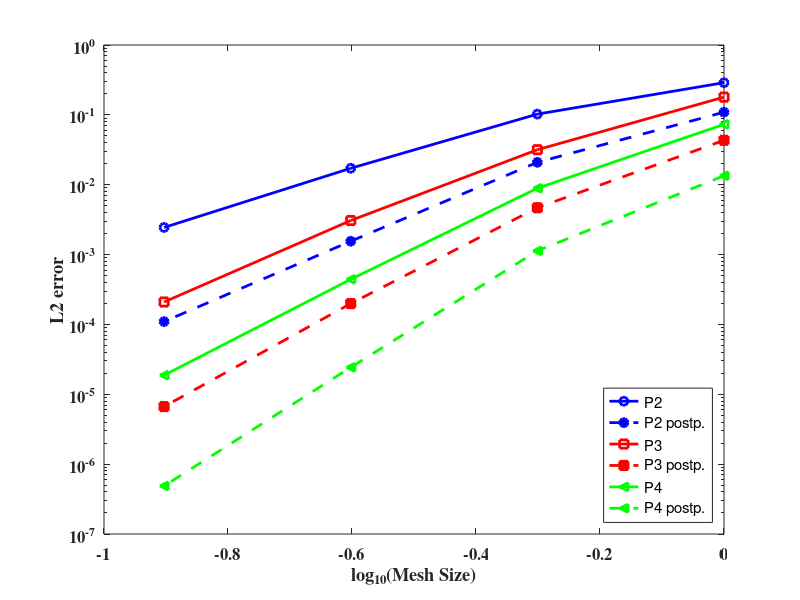

Recreate this plot in MATLAB.


function convergencePlots

% % errors = [0.017186	0.0030728	0.00044206
% %     0.0024447	0.00020942	1.8759e-05
% %     0.00031798	1.3653e-05	6.2886e-07
% % ];
% % 
% % errorspost = [0.001552	0.00019875	2.4251e-05
% %     0.00010981	6.6628e-06	4.8759e-07
% %     7.9986e-06	2.3147e-07	1.6103e-08
% % ];

% clc
% clear all

% clc
% errors=[0.12703  0.033203  0.0083383
%         0.0050554  0.00068354  8.4627e-05 
%          2.2896e-14   1.2462e-12  2.6792e-14 
%           8.7854e-14   9.0695e-11  1.8113e-13 ];
%     
%     
% errorspost=[ 0.08286  0.01998   0.0048694
%              0.0022305  0.00019082  1.6696e-05 
%              9.1186e-15  2.4952e-13 1.7243e-14 
%               2.2385e-14  1.891e-11 4.767e-14 ];
% clc

%%%% Diffrent analytical soln x=0.2 poly order 6 !! 
% % errors=[5.027  1.7356  0.47061 0.11963
% %          1.1234   0.19214  0.025706 0.0032433
% %           0.12306   0.01115  0.00077427 4.9792e-05
% %            0.0070044   0.00031267 1.6054e-05  1.1254e-05];
% %     
% %     
% % errorspost=[2.0605  0.66165 0.15864 0.037912
% %             0.3708  0.050392  0.0043702 0.00036934
% %             0.066323   0.0032563  0.0001441  1.2878e-05
% %              0.005374   0.00010426  1.1488e-05 1.1248e-05];

clc        
%%%% Diffrent analytical soln          
% % errors=[13.9833  5.1477 1.4696 0.37861 
% %          4.1408  0.79377 0.10867 0.013874 
% %           0.69202 0.070528  0.0047589  0.00030091
% %              0.060494  0.0032747  0.00011537  1.0086e-05];
% %     
% %     
% % errorspost=[4.5401  1.5859  0.38935  0.092293 
% %              1.0033  0.16373  0.015054 0.0012763 
% %               0.22751  0.014776  0.00067043 3.0804e-05
% %                 0.033176  0.00075169  1.8727e-05  9.4254e-06];
            
 
%%% x=0.1875 poly order 6 with high diffreence in viscosity !!
% % errors=[27.9061  10.2825   2.9361  0.75646 
% %         8.4315   1.5867  0.21713  0.030074 
% %           1.4372  0.14105  0.0095089   0.00060099  
% %            0.12672  0.0065501  0.00022977  7.9126e-06];
% %     
% %     
% % errorspost=[9.1131  3.1669  0.77746   0.18428
% %             2.0231   0.32699  0.030074 0.0025481
% %              0.45863  0.029531  0.0013393  5.8622e-05 
% %               0.066654  0.0015026  3.2676e-05 3.3384e-06 ];
          
%%% x=0.1875 poly order 6 with high diffreence in viscosity !!
% % errors=[ 
% %         8.4315   1.5867  0.21713  
% %           1.4372  0.14105  0.0095089   
% %            0.12672  0.0065501  0.00022974 ];
% %     
% %     
% % errorspost=[
% %             2.0231   0.32699  0.030074
% %              0.45863  0.029532  0.0013393   
% %               0.066654  0.0015027  3.2485e-05 ];


% % %%% x=0.1875 poly order 6 with slight difference in vscosity
% % 
% % errors=[40.3146  14.2508 4.028 1.0354 
% %          11.8309  2.1699  0.29585  0.037761
% %           2.3001  0.19525  0.012977 0.00082055
% %            0.2491  0.009704 0.00032441 1.0295e-05 ];
% %     
% %     
% % errorspost=[15.3485  4.6059 1.1141  0.26503
% %             3.3204  0.46114  0.041758  0.0035089
% %              0.68902  0.040426  0.0018247 7.9745e-05 
% %               0.095479  0.0020882 4.4578e-05  9.6285e-07];
% %           
%%% x=0.1875 poly order 6 with slight difference in vscosity

% % errors=[
% %          11.8309  2.1699  0.29585  0.037761
% %           2.3001  0.19525  0.012977 0.00082055
% %            0.2491  0.009704 0.00032441 1.0295e-05 ];
% %     
% %     
% % errorspost=[
% %             3.3204  0.46114  0.041758  0.0035089
% %              0.68902  0.040426  0.0018247 7.9745e-05 
% %               0.095479  0.0020882 4.4578e-05  9.6285e-07];
          

% % errors=[0.17438  0.027527  0.0036272  0.00045776
% %          0.0232  0.0017092  0.0001135   7.182e-06
% %           0.0015927  5.2962e-05   1.7391e-06  5.5443e-08 ];
% %     
% %     
% % errorspost=[0.059139  0.0071835   0.0006191  5.226e-05
% %              0.01013  0.00046841 2.0387e-05  8.8807e-07  
% %               0.00076848   1.605e-05  3.3263e-07  7.2147e-09 ];


%%%% final version for linear interface bimaterial problem polynomial
%%%% solution mu1=1 mu2=2.5
          
% % errors=[2.684  0.94011  0.25348  0.064356
% %         0.69426  0.10598  0.013844  0.001747  
% %           0.10018  0.0068613  0.00044767  2.8325e-05 
% %             0.0072442  0.00022304  7.0147e-06   2.259e-07];
% %     
% %     
% % errorspost=[1.2316   0.36564  0.087  0.020829  
% %              0.23848  0.027503  0.0023623  0.00019925  
% %               0.040638  0.0017991    7.7978e-05  3.3961e-06 
% %                 0.0029085  6.3772e-05  1.3595e-06 2.9135e-08 ];
            
            
%%%% final version for curved interface bimaterial problem polynomial
%%%% solution mu1=2 mu2=1           


% % errors=[9.2186  2.6558  0.73702  0.19168  
% %          1.6841  0.35726  0.048844  0.0063078 
% %            0.26593  0.033893  0.0022477 0.00014487 
% %              0.02649   0.0018674  6.3e-05   4.405e-06];
% %     
% %     
% % errorspost=[7.1205   1.7106  0.41437  0.1016 
% %              0.78467   0.087932  0.0068681  0.00053648 
% %               0.10422  0.0055859   0.00022173   8.9483e-06
% %                 0.0082315   0.00020303    3.9602e-06  7.9955e-08 ];

            
%%%% final version for curved interface bimaterial problem complex
%%%% solution mu1=1 mu2=5  r=0.4         


% % errors=[0.87123  0.28066  0.086467  0.023107 
% %          0.31299  0.061476  0.010205   0.0013776 
% %            0.045884  0.016716  0.0014016  9.3085e-05 
% %              0.038106  0.0042785  0.00014758  0.0014143  ];  
% %     
% %     
% % errorspost=[0.29871 0.11152  0.024698  0.0058929 
% %              0.1222  0.014426  0.00083575  5.9597e-05 
% %               0.019616  0.0021228  9.0385e-05   3.0455e-06 
% %                  0.0047207  0.00050451  7.4932e-06  2.5465e-06 ];  
             
             
%%%% final version for curved interface bimaterial problem complex
%%%% solution mu1=1 mu2=5  r=0.41         


% % errors=[ m3p4 0.00014756  m4p4 7.4838e-06]; 
% %     
% %     
% % errorspost= [m3p4 7.6003e-06  m4p4 1.8063e-06  ];
             

%%%% final version for curved interface bimaterial problem complex
%%%% solution mu1=1 mu2=5  r=0.4125         


% % errors=[ 0.30573   0.061382   0.010205    0.0013776 
% %          0.04464   0.016716   0.0014013   9.2741e-05 
% %          0.037589  0.0042772  0.00014754  5.4401e-06 ]; 
% %     
% %     
% % errorspost= [  
% %           0.12114    0.014123    0.00083569   5.9327e-05    
% %           0.019246   0.0021366   9.0289e-05   2.9869e-06  
% %           0.0045992  0.00049361   7.6546e-06  1.3832e-07 ];

%%%% final version for curved interface bimaterial problem complex
%%%% solution mu1=1 mu2=5  r=0.425         

% % 
% % errors=[m4p4 5.4337e-06 m5p4 1.1164e-05  ]; 
% %     
% %     
% % errorspost= [m4p4 1.3547e-07  m5p4   1.4696e-07 ];

%%%% final version for curved interface bimaterial problem complex
%%%% solution mu1=1 mu2=5  r=0.43        


% % errors=[  0.062307   0.010204    0.0013776    0.00017581  
% %           0.016717   0.0014008   9.2728e-05   5.92e-06  
% %           0.0042757  0.00014752  5.4337e-06   1.9702e-07 ]; 
% %     
% %     
% % errorspost= [  0.017088    0.00083561  5.9783e-05   4.5105e-06  
% %                0.0021659   9.0271e-05  2.9934e-06   1.1323e-07 
% %                0.00048016  7.7556e-06  1.3568e-07   5.8723e-09 ];
           
           
%%%% final version for curved interface bimaterial problem complex
%%%% solution mu1=1 mu2=5  r=0.43        


% % errors=[  0.062307   0.010204    0.0013776      
% %           0.016717   0.0014008   9.2728e-05    
% %           0.0042757  0.00014752  5.4337e-06 ]; 
% %     
% %     
% % errorspost= [  0.017088    0.00083561  5.9783e-05   
% %                0.0021659   9.0271e-05  2.9934e-06  
% %                0.00048016  7.7556e-06  1.3568e-07];
             



%% final version for curved interface bimaterial problem 
%% solution mu1=1 mu2=100  r=0.5        

% 
% errors=[ 0.6225    0.1682    0.0430    0.0108  
%          0.0751    0.0098    0.0013    0.0002
%          0.00490102419560172	0.000310401938348694	1.96295981934980e-05	1.24125993996462e-06]; %%row 1 means P1 m1,m2,m3,m4
%     
%     
% errorspost= [ 0.0747    0.0117    0.0016    0.0002 
%            0.00758355286084166	0.000489628256672612	3.11046241387079e-05	1.96968155581470e-06
%            0.000467353169125251	1.60575226298701e-05	5.00578130723136e-07	1.68362456668330e-08];

%% laplace void problem         

% 
% errors=[ 0.10245 0.017186  0.0024447  0.00031797 
%          0.031673  3.0728e-3  2.0943e-4  1.3653e-5 
%            0.0089015  4.4208e-4  1.8759e-5  6.2118e-7]; %%row 1 means P1 m1,m2,m3,m4
%     
%     
% errorspost= [0.020924  0.001552 0.00010981   7.9986e-6 
%               0.0046779 1.9875e-4  6.6628e-6  2.3147e-7 
%                0.0011273  2.425e-5  4.8759e-7  2.4219e-8];

% %% stokes bimat prob
% errors=[ 0.9040    0.3892    0.1975    0.0536
%         0.2811  0.1398   0.0051  6.4508e-04
%          0.0217   0.0024  1.5592e-04   9.9888e-06 ] ;
% 
% 
% 
% errorspost=[ 0.2813    0.1392    0.0058    0.0008
%            0.0341   0.0035   2.3644e-04   1.5557e-05
%              0.0038  1.5763e-04  5.1704e-06   2.0426e-07 ];

%% stokes void prob
% errors=[ 0.15249 0.038558    0.0050339   0.00063783  
%           0.019541 0.0023841  0.00015196  9.602e-06  
%             0.0015841  7.1767e-05   2.2502e-06  7.0841e-08  ] ;
% 
% 
% 
% errorspost=[0.029315 0.0034134   0.00023556    1.5365e-05  
%             0.0034312  0.00015266  5.0096e-06  1.6123e-07  
%             0.00011415  2.9472e-06  5.4405e-08  1.2628e-09  ];

%% Laplace void problem


% errors = [ 0.10245  0.017186	0.0030727	0.00044206
%              0.031675  0.0024447	0.00020942	1.8759e-05
%                    0.0089008   0.00031798	1.3653e-05	6.2886e-07 ];


errors = [0.28882  0.10245   0.017186  0.0024447
0.17945    0.031675  0.0030727  0.00020942
0.073188   0.0089008   0.00044206  1.8759e-05 ] ;





  
% errorspost = [0.020921  0.001552	0.00019875	2.4251e-05
%    0.0046815  0.00010981	6.6628e-06	4.8759e-07
%     0.0011305  7.9986e-06	2.3147e-07	1.6103e-08];

    
errorspost = [ 0.1092     0.020921   0.001552    0.00010981
0.043253   0.0046815  0.00019879   6.6636e-06
0.013436   0.0011305   2.4258e-05   4.8682e-07 ];
             
  
hs = 0.5.^[0 1 2 3];
lerrors = log10(errors);
lerrorspost = log10(errorspost);
lhs = log10(hs);


figure
semilogy(lhs (1,:),errors(1,:),'-bo','LineWidth',2,'MarkerSize',6)
hold on
semilogy(lhs (1,:),errorspost(1,:),'--bo','LineWidth',2,'MarkerEdgeColor','b','MarkerFaceColor','b','MarkerSize',6)
hold on


semilogy(lhs (1,:),errors(2,:),'-rs','LineWidth',2,'MarkerSize',6)
hold on
semilogy(lhs (1,:),errorspost(2,:),'--rs','LineWidth',2,'MarkerEdgeColor','r','MarkerFaceColor','r','MarkerSize',6)
hold on


semilogy(lhs (1,:),errors(3,:),'-g<','LineWidth',2,'MarkerSize',6)
hold on
semilogy(lhs (1,:),errorspost(3,:),'--g<','LineWidth',2,'MarkerEdgeColor','g','MarkerFaceColor','g','MarkerSize',6)
hold on


% semilogy(lhs (1,:),errors(4,:),'-md','LineWidth',3,'MarkerSize',12)
% hold on
% semilogy(lhs (1,:),errorspost(4,:),'--md','LineWidth',3,'MarkerEdgeColor','m','MarkerFaceColor','m','MarkerSize',12)
% hold on

[h]=legend('P2','P2 postp.','P3','P3 postp.','P4','P4 postp.','Location','southeast');
%h=findobj(ax,'type','axis');
%set(h(1), 'visible', 'off')    % Hides the legend's axes (legend border and background)
%set(h,'PlotBoxAspectRatioMode','manual');
%set(h,'PlotBoxAspectRatio',[1.5 1.5 1.5]);
set(h,'FontSize',12)
%set(icons,'FontSize',30)
%set(str,'FontSize',30)
xlabel('log_{10}(Mesh Size)','FontSize',12,'fontname','times','fontweight','bold'), ylabel('L2 error','FontSize',12,'fontname','times','fontweight','bold')
set(gca,'fontsize',12,'fontweight','bold')
set(gca,'fontname','times')
%title('HDG','FontSize',15)
%legend boxoff 


p2slope1=(log10(errors(1,1))-log10(errors(1,2)))/(log10(0.5^1)-log10(0.5^2))
p2slope2=(log10(errors(1,2))-log10(errors(1,3)))/(log10(0.5^2)-log10(0.5^3))
p2slope3=(log10(errors(1,3))-log10(errors(1,4)))/(log10(0.5^3)-log10(0.5^4))

p3slope1=(log10(errors(2,1))-log10(errors(2,2)))/(log10(0.5^1)-log10(0.5^2))
p3slope2=(log10(errors(2,2))-log10(errors(2,3)))/(log10(0.5^2)-log10(0.5^3))
p3slope3=(log10(errors(2,3))-log10(errors(2,4)))/(log10(0.5^3)-log10(0.5^4))

p4slope1=(log10(errors(3,1))-log10(errors(3,2)))/(log10(0.5^1)-log10(0.5^2))
p4slope2=(log10(errors(3,2))-log10(errors(3,3)))/(log10(0.5^2)-log10(0.5^3))
p4slope3=(log10(errors(3,3))-log10(errors(3,4)))/(log10(0.5^3)-log10(0.5^4))

% % p5slope1=(log10(errors(4,1))-log10(errors(4,2)))/(log10(0.5^1)-log10(0.5^2))
% % p5slope2=(log10(errors(4,2))-log10(errors(4,3)))/(log10(0.5^2)-log10(0.5^3))
% % p5slope3=(log10(errors(4,3))-log10(errors(4,4)))/(log10(0.5^3)-log10(0.5^4))

p2postslope1=(log10(errorspost(1,1))-log10(errorspost(1,2)))/(log10(0.5^1)-log10(0.5^2))
p2postslope2=(log10(errorspost(1,2))-log10(errorspost(1,3)))/(log10(0.5^2)-log10(0.5^3))
p2postslope3=(log10(errorspost(1,3))-log10(errorspost(1,4)))/(log10(0.5^3)-log10(0.5^4))

p3postslope1=(log10(errorspost(2,1))-log10(errorspost(2,2)))/(log10(0.5^1)-log10(0.5^2))
p3postslope2=(log10(errorspost(2,2))-log10(errorspost(2,3)))/(log10(0.5^2)-log10(0.5^3))
p3postslope3=(log10(errorspost(2,3))-log10(errorspost(2,4)))/(log10(0.5^3)-log10(0.5^4))

p4postslope1=(log10(errorspost(3,1))-log10(errorspost(3,2)))/(log10(0.5^1)-log10(0.5^2))
p4postslope2=(log10(errorspost(3,2))-log10(errorspost(3,3)))/(log10(0.5^2)-log10(0.5^3))
p4postslope3=(log10(errorspost(3,3))-log10(errorspost(3,4)))/(log10(0.5^3)-log10(0.5^4))

% % p5postslope1=(log10(errorspost(4,1))-log10(errorspost(4,2)))/(log10(0.5^1)-log10(0.5^2))
% % p5postslope2=(log10(errorspost(4,2))-log10(errorspost(4,3)))/(log10(0.5^2)-log10(0.5^3))
% % p5postslope3=(log10(errorspost(4,3))-log10(errorspost(4,4)))/(log10(0.5^3)-log10(0.5^4))







% % hs = 0.5.^[3 4 5];
% % lhs = log10(hs);
% % figure (20)
% % 
% % semilogy(lhs (1,:),errors(1,:),'-ro','LineWidth',1)
% % hold on
% % semilogy(lhs (1,:),errors(2,:),'-b>','LineWidth',1)
% % hold on
% % semilogy(lhs (1,:),errors(3,:),'-g*','LineWidth',1)
% % 
% % semilogy(lhs (1,:),errorspost(1,:),'--ro','LineWidth',1)
% % hold on
% % semilogy(lhs (1,:),errorspost(2,:),'--b>','LineWidth',1)
% % hold on
% % semilogy(lhs (1,:),errorspost(3,:),'--g*','LineWidth',1)
% % 
% % legend('P2','P3','P4','P2 postprocesed','P3 postprocesed','P4 postprocesed')
% % xlabel('log_{10}(h)(Mesh Size)'), ylabel('L2 error')
% % title('Convergence X-HDG Dirichlet')




% slopesFirstSegment = (lerrorspost(end,:)-lerrorspost(end-1,:))/(lhs(end)-lhs(end-1));
% slopesSecondSegment = (lerrorspost(end-1,:)-lerrorspost(end-2,:))/(lhs(end-1)-lhs(end-2));
% slopesThirdSegment=(lerrors(end-2,:)-lerrors(end-3,:))/(lhs(end-2)-lhs(end-3))
% slopesFourthSegment=(lerrors(end-3,:)-lerrors(end-4,:))/(lhs(end-3)-lhs(end-4))

% errors2 = [9.7327e-16 0.0017094 0.0035983
%            1.8072e-15 0.0039668 0.0051079
%            2.3031e-15 0.0010137 0.0010137
%            2.2345e-15 0.0017646 0.0019422];
%        
% lerrors2 = log10(errors2);
% figure
% plot(lhs,lerrors2,'->')
% legend('P1','P2','P3')
% xlabel('log_{10}(h)'), ylabel('log_{10}(L2 error)')
% title('Convergence with New points')  %Pphy %This one actually makes no sense, the solution with new points is wrong!!!!!!!
% 
% 
% slopesFirstTwoPoints = (lerrors2(end,:)-lerrors2(end-1,:))/(lhs(end)-lhs(end-1))
% slopesLastTwoPoints = (lerrors2(end-1,:)-lerrors2(end-2,:))/(lhs(end-1)-lhs(end-2))
% slopesLastTwoPoints=(lerrors2(end-2,:)-lerrors2(end-3,:))/(lhs(end-2)-lhs(end-3))
% 
% errors3 = [9.7327e-16 1.2788e-09 7.3034e-06
%            1.8072e-15 5.6396e-06 0.00073849
%            2.3031e-15 6.6424e-08 5.0794e-05
%            2.2345e-15 5.529e-09  7.6356e-06
%            3.491e-15  2.6711e-10 9.5482e-07 ];
% lerrors3 = log10(errors3);
% figure
% plot(lhs,lerrors3,'-<')
% legend('P1','P2','P3')
% xlabel('log_{10}(h)'), ylabel('log_{10}(L2 error)')
% title('Convergence with New points (PtsInt)')  %PtsInt
% 
% 
% slopesFirstSegment = (lerrors(end,:)-lerrors(end-1,:))/(lhs(end)-lhs(end-1))
% slopesSecondSegment = (lerrors(end-1,:)-lerrors(end-2,:))/(lhs(end-1)-lhs(end-2))
% slopesThirdSegment=(lerrors(end-2,:)-lerrors(end-3,:))/(lhs(end-2)-lhs(end-3))
% slopesFourthSegment=(lerrors(end-3,:)-lerrors(end-4,:))/(lhs(end-3)-lhs(end-4))
% 
% 
%  SlopeTriangles (lhs,lerrorspost,slopesFirstSegment);



















